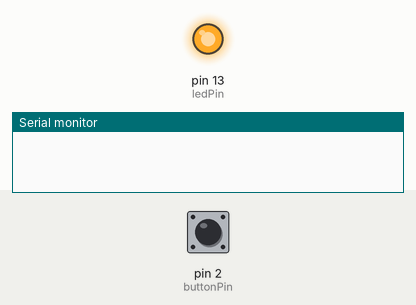
The sketch below on a simulated Arduino Uno, built with avr-gcc and run on an emulated ATmega328P. Parts: output pins drawn as LEDs (lit = HIGH), the last lines printed to the serial monitor. The test bench sets the inputs (shaded band); at power-on: pin 2 (buttonPin) LOW.

Above: at 1.2 s.
1.3 s: pin 2 (buttonPin) pulled HIGH for 0.15 s
At 2.4 s:
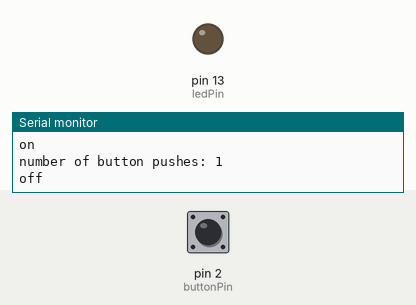
Timing chart, 0 to 4.3 s (numbered marks = the images above; inputs shaded):
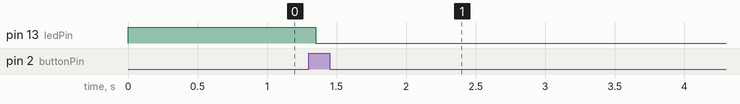

The sketch:

Natalie_L4_StateChanges.ino
```cpp
// C++ code
//

int buttonPin = 2;
int ledPin = 13;

int buttonPushCounter = 0; //accumulator for button pushes

//current and previous states of button
int buttonState = 0;
int lastButtonState = 0;

void setup()
{
  pinMode(buttonPin,INPUT); //pushbutton
  pinMode(ledPin,OUTPUT); //led

  Serial.begin(9600);
}

void loop()
{
  buttonState = digitalRead(buttonPin);

  if(buttonState!=lastButtonState){
    //if the button is held, this statement is False (skips block)

    if(buttonState==HIGH){
      buttonPushCounter++;
      Serial.println("on");
      Serial.print("number of button pushes: ");
      Serial.println(buttonPushCounter);

      //increment button push counter and display button pushes
    }
    else{
      Serial.println("off");
      //if the state of the button is LOW then display off in serial monitor

    }
    delay(50);
  }

  lastButtonState=buttonState; //updates button state for next loop

  if(buttonPushCounter%4==0){
    //after every 4 pushes...

    digitalWrite(13,HIGH);
  }

  else{
    digitalWrite(13,LOW);
  }

}
```

Measured:
- after the input at 1.3 s, pin 13 (ledPin): HIGH → LOW after 0.05 s
